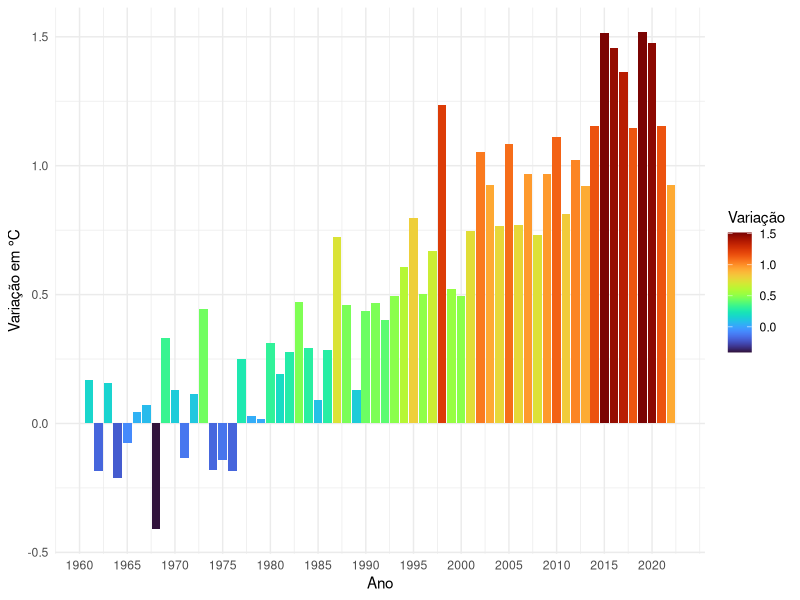
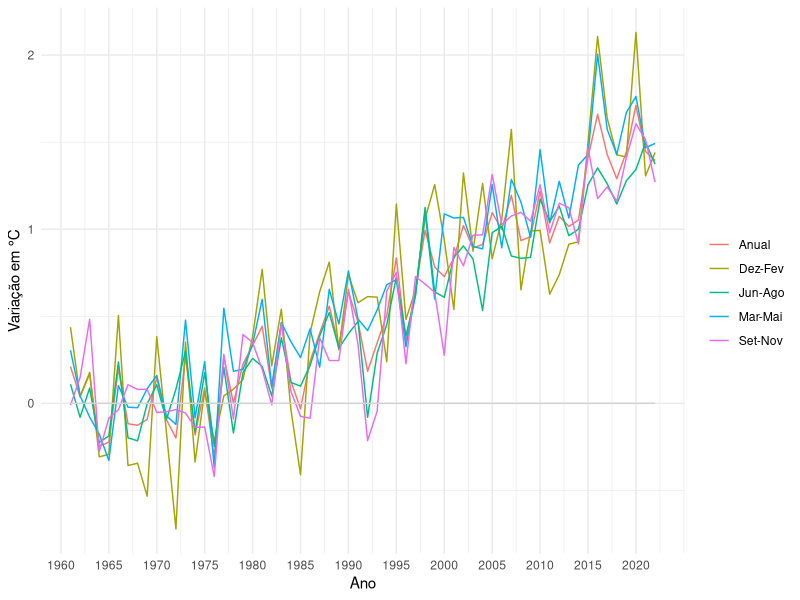
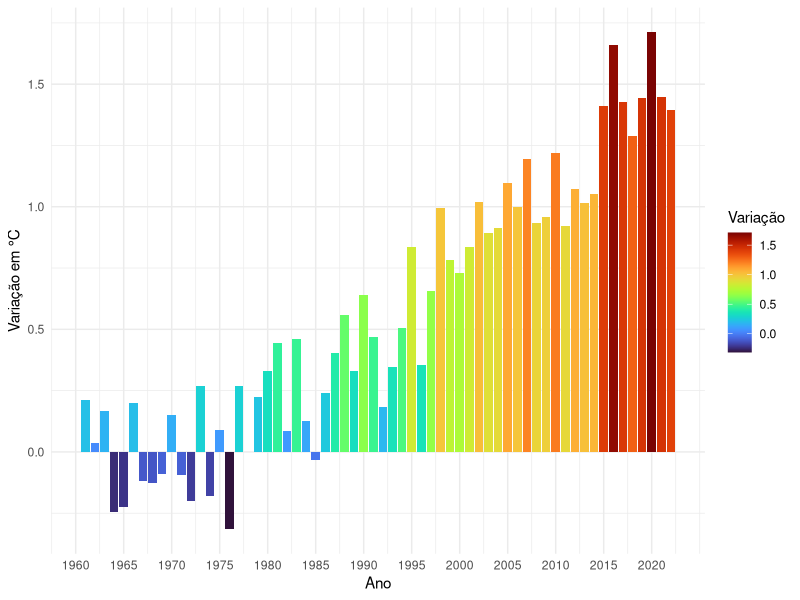
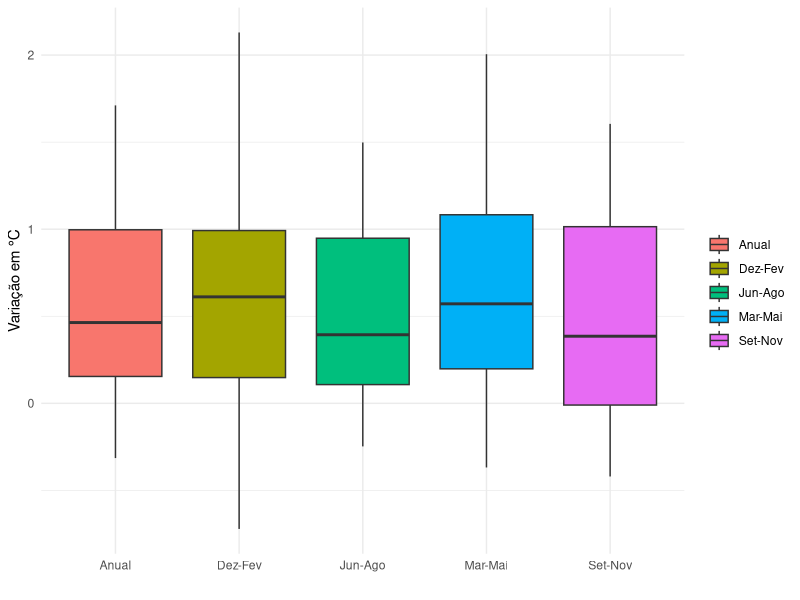
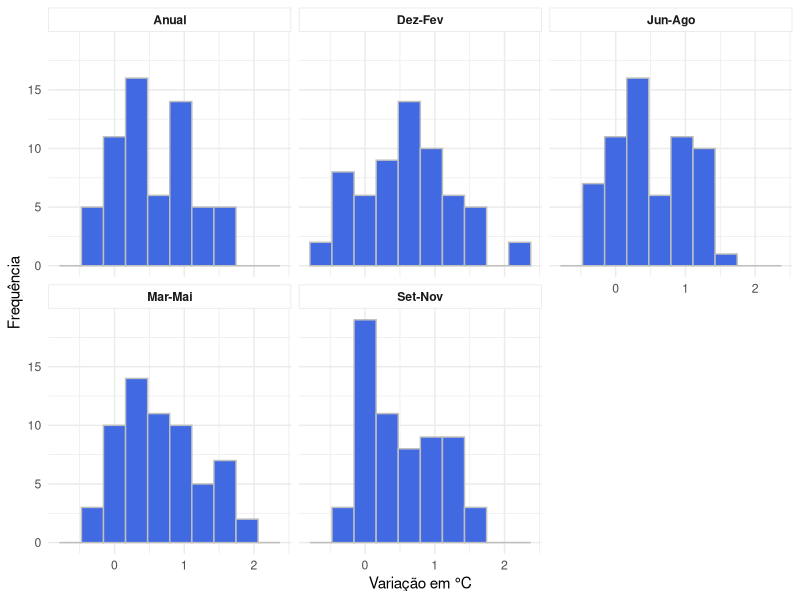
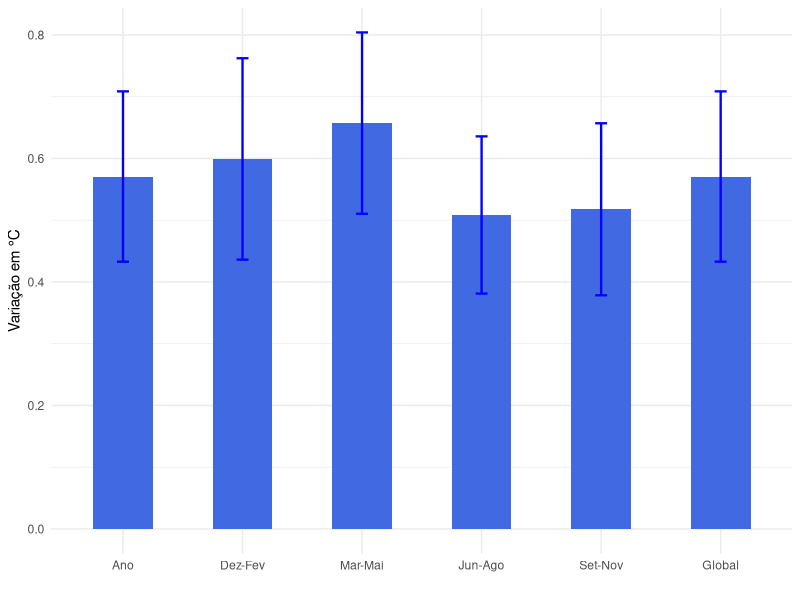

The R source for these figures, in order:
## ---- chunk 1
library(tidyverse)
library(ggplot2)
library(scales)
library(dplyr)
library(viridis)
require(reshape2)
library(knitr)
library(zoo)
## ---- chunk 2
df <- read.csv("./dados/mudanca_climatica.csv", header = TRUE)
dfw <- read.csv("./dados/mudanca_climatica_mundo.csv", header = TRUE)
dfl <- read.csv("./dados/mudanca_climatica_list.csv", header = TRUE)
## ---- chunk 3
database_simplified <- df[
  c(1:3, nrow(df):nrow(df)),
  c(1,2,3,4,16,17,18)
]
database_simplified[3,] = "..."
database_simplified[,4] = "..."
kable(
  database_simplified,
  caption = "Amostra dos dados",
  col.names = c("Ano", "Jan", "Fev", " ", "Jun-Ago", "Set-Nov", "Anual"),
  align = "r"
)
## ---- chunk 4
ggplot(df, aes(x = Year, y = Meteorological.year, fill = Meteorological.year)) +
  geom_bar(stat = "identity") +
  scale_fill_viridis(option = "H") +
  labs(x = "Ano",
       y = "Variação em °C") +
  theme_minimal() +
  labs(fill = "Variação") +
  scale_x_continuous(breaks = seq(1960, 2020, 5))
## ---- chunk 5
ggplot(dfw, aes(Year)) +
  geom_line(aes(y = Meteorological.year, colour = "Anual")) + 
  geom_line(aes(y = Dec.Jan.Feb, colour = "Dez-Fev")) +
  geom_line(aes(y = Mar.Apr.May, colour = "Mar-Mai")) +
  geom_line(aes(y = Jun.Jul.Aug, colour = "Jun-Ago")) +
  geom_line(aes(y = Sep.Oct.Nov, colour = "Set-Nov")) +
  geom_line(aes(y = 0), col = "lightgray") +
  labs(x = "Ano",
       y = "Variação em °C") +
  theme_minimal() +
  labs(color = '') +
  scale_x_continuous(breaks = seq(1960, 2020, 5))
## ---- chunk 6
ggplot(dfw, aes(x = Year, y = Meteorological.year, fill = Meteorological.year)) +
  geom_bar(stat = "identity") +
  scale_fill_viridis(option = "H") +
  labs(y = "Variação em °C",
       x = "Ano") +
  theme_minimal() +
  labs(fill = "Variação") +
  scale_x_continuous(breaks = seq(1960, 2020, 5))
## ---- chunk 7
diff <- diff(df$Meteorological.year)
diff2 <- diff(diff)

kable(
  data.frame(
    "Derivada" = c("Primeira", "Segunda"),
    "Média" = c(
      mean(diff, na.rm = TRUE),
      mean(diff2, na.rm = TRUE)
    ),
    "Mediana" = c(
      median(diff, na.rm = TRUE),
      median(diff2, na.rm = TRUE)
    )
  ),
  caption = "Média e mediana das derivadas",
  digits = 4,
  col.names = c("Derivada", "Média", "Mediana"),
  row.names = FALSE,
  align = "c",
  format.args = list(
    big.mark = ".",
    decimal.mark = ","
  )
  
)
## ---- chunk 8
ggplot(data = melt(dfl), aes(x = Interval, y = value)) +
  geom_boxplot(aes(fill = Interval)) +
  labs(x = "",
       y = "Variação em °C") +
  theme_minimal() +
  labs(fill = '')
## ---- chunk 9
ggplot(data = dfl, aes(x = Value)) +
  geom_histogram(bins = 10, colour = "gray", fill = "royalblue") +
  facet_wrap(~Interval, nrow = 2) +
  labs(x = "Variação em °C",
       y = "Frequência") +
  theme_minimal() +
  theme(strip.background = element_rect(fill = "white", colour = "gray90",
                                        size = 0.5, linetype = "solid"),
        strip.text = element_text(face = "bold"))
## ---- chunk 10
confidence_limit <- function(data) {
  n <- length(data)
  t <- qt(0.05 / 2, df = n - 1, lower.tail = F)
  t * sd(data) / sqrt(n)
}
## ---- chunk 11
# Perguntas
# 1. Há uma tendência de aumento da temperatura média anual no Brasil?
# 2. Há uma tendência de aumento da temperatura média no Brasil no verão (Dez-Fev)?
# 3. Há uma tendência de aumento da temperatura média no Brasil no outono (Mar-Mai)?
# 4. Há uma tendência de aumento da temperatura média no Brasil no inverno (Jun-Ago)?
# 5. Há uma tendência de aumento da temperatura média no Brasil na primavera (Set-Nov)?
# 6. Há uma tendência de aumento da temperatura média anual no mundo?

N <- 62
alpha <- 0.05
regiao_critica <- qt(alpha, df = N - 1, lower.tail = F)

media_1 <- mean(dfw$Meteorological.year)
desvio_padrao_1 <- sd(dfw$Meteorological.year)
estatistica_t_1 <- (media_1 - 0) / (desvio_padrao_1 / sqrt(N))
valor_p_1 <- pt(estatistica_t_1, df = N - 1, lower.tail = F)
limite_confianca_1 <- confidence_limit(dfw$Meteorological.year)
sprintf("(1) Rejeita H0? %s", valor_p_1 < regiao_critica)
sprintf("(1) Limite de confiança: (%s, %s)", media_1 - limite_confianca_1, media_1 + limite_confianca_1)

media_2 <- mean(dfw$Dec.Jan.Feb)
desvio_padrao_2 <- sd(dfw$Dec.Jan.Feb)
estatistica_t_2 <- (media_2 - 0) / (desvio_padrao_2 / sqrt(N))
valor_p_2 <- pt(estatistica_t_2, df = N - 1, lower.tail = F)
limite_confianca_2 <- confidence_limit(dfw$Dec.Jan.Feb)
sprintf("(2) Rejeita H0? %s", valor_p_2 < regiao_critica)
sprintf("(2) Limite de confiança: (%s, %s)", media_2 - limite_confianca_2, media_2 + limite_confianca_2)

media_3 <- mean(dfw$Mar.Apr.May)
desvio_padrao_3 <- sd(dfw$Mar.Apr.May)
estatistica_t_3 <- (media_3 - 0) / (desvio_padrao_3 / sqrt(N))
valor_p_3 <- pt(estatistica_t_3, df = N - 1, lower.tail = F)
limite_confianca_3 <- confidence_limit(dfw$Mar.Apr.May)
sprintf("(3) Rejeita H0? %s", valor_p_3 < regiao_critica)
sprintf("(3) Limite de confiança: (%s, %s)", media_3 - limite_confianca_3, media_3 + limite_confianca_3)

media_4 <- mean(dfw$Jun.Jul.Aug)
desvio_padrao_4 <- sd(dfw$Jun.Jul.Aug)
estatistica_t_4 <- (media_4 - 0) / (desvio_padrao_4 / sqrt(N))
valor_p_4 <- pt(estatistica_t_4, df = N - 1, lower.tail = F)
limite_confianca_4 <- confidence_limit(dfw$Jun.Jul.Aug)
sprintf("(4) Rejeita H0? %s", valor_p_4 < regiao_critica)
sprintf("(4) Limite de confiança: (%s, %s)", media_4 - limite_confianca_4, media_4 + limite_confianca_4)

media_5 <- mean(dfw$Sep.Oct.Nov)
desvio_padrao_5 <- sd(dfw$Sep.Oct.Nov)
estatistica_t_5 <- (media_5 - 0) / (desvio_padrao_5 / sqrt(N))
valor_p_5 <- pt(estatistica_t_5, df = N - 1, lower.tail = F)
limite_confianca_5 <- confidence_limit(dfw$Sep.Oct.Nov)
sprintf("(5) Rejeita H0? %s", valor_p_5 < regiao_critica)
sprintf("(5) Limite de confiança: (%s, %s)", media_5 - limite_confianca_5, media_5 + limite_confianca_5)

media_6 <- mean(dfw$Meteorological.year)
desvio_padrao_6 <- sd(dfw$Meteorological.year)
estatistica_t_6 <- (media_6 - 0) / (desvio_padrao_6 / sqrt(N))
valor_p_6 <- pt(estatistica_t_6, df = N - 1, lower.tail = F)
limite_confianca_6 <- confidence_limit(dfw$Meteorological.year)
sprintf("(6) Rejeita H0? %s", valor_p_6 < regiao_critica)
sprintf("(6) Limite de confiança: (%s, %s)", media_6 - limite_confianca_6, media_6 + limite_confianca_6)

dft <- data.frame(
  "Pergunta" = c(
    1,
    2,
    3,
    4,
    5,
    6
  ),
  "Intervalo" = c(
    "Ano",
    "Dez-Fev",
    "Mar-Mai",
    "Jun-Ago",
    "Set-Nov",
    "Global"
  ),
  "Média" = c(
    media_1,
    media_2,
    media_3,
    media_4,
    media_5,
    media_6
  ),
  "Desvio Padrão" = c(
    desvio_padrao_1,
    desvio_padrao_2,
    desvio_padrao_3,
    desvio_padrao_4,
    desvio_padrao_5,
    desvio_padrao_6
  ),
  "Estatística T" = c(
    estatistica_t_1,
    estatistica_t_2,
    estatistica_t_3,
    estatistica_t_4,
    estatistica_t_5,
    estatistica_t_6
  ),
  "Valor P" = c(
    valor_p_1,
    valor_p_2,
    valor_p_3,
    valor_p_4,
    valor_p_5,
    valor_p_6
  ),
  "Aceita H0?" = c(
    valor_p_1 > regiao_critica,
    valor_p_2 > regiao_critica,
    valor_p_3 > regiao_critica,
    valor_p_4 > regiao_critica,
    valor_p_5 > regiao_critica,
    valor_p_6 > regiao_critica
  ),
  "IC inferior" = c(
    media_1 - limite_confianca_1,
    media_2 - limite_confianca_2,
    media_3 - limite_confianca_3,
    media_4 - limite_confianca_4,
    media_5 - limite_confianca_5,
    media_6 - limite_confianca_6
  ),
  "IC superior" = c(
    media_1 + limite_confianca_1,
    media_2 + limite_confianca_2,
    media_3 + limite_confianca_3,
    media_4 + limite_confianca_4,
    media_5 + limite_confianca_5,
    media_6 + limite_confianca_6
  )
)

## ---- chunk 12
kable(
  dft,
  caption = "Resultados dos testes de hipótese",
  digits = 3,
  align = "c",
  booktabs = T,
  col.names = c(
    "Pergunta",
    "Intervalo",
    "Média",
    "Desvio Padrão",
    "Estatística T",
    "Valor P",
    "Aceita H0?",
    "IC inferior",
    "IC superior"
  ),
  row.names = F,
  format.args = list(
    big.mark = ".",
    decimal.mark = ","
  )
)
## ---- chunk 13
dft$Intervalo <- factor(dft$Intervalo, levels = unique(dft$Intervalo))
ggplot(
    data = dft,
    aes(x = Intervalo, y = Média)
  ) +
  geom_bar(
    aes(x = Intervalo, y = Média),
    stat = "identity",
    fill = "royalblue",
    width = 0.5,
  ) +
  geom_errorbar(
    aes(
      x = Intervalo,
      y = Média,
      ymin = IC.inferior,
      ymax = IC.superior
    ),
    colour = "blue",
    linewidth = 0.8,
    width = 0.1,
  ) +
  scale_y_continuous(breaks = breaks_pretty()) +
  theme_minimal() +
  theme(
    axis.text.y = element_text(color = "#878888"),
    axis.text.x = element_text(color = "#878888"),
    panel.grid.minor = element_line(linetype = "dashed", color = "#d6d6d6", linewidth = 0.5),
    panel.grid.major = element_line(linetype = "dashed", color = "#d6d6d6", linewidth = 0.5)
  ) +
  labs(x = "",
       y = "Variação em °C") +
  theme_minimal()
